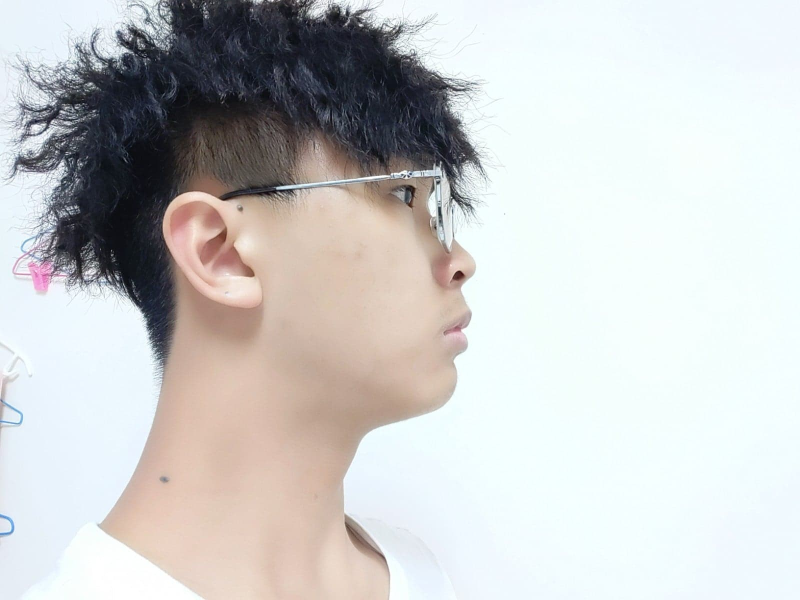
#> input picture por2.jpg, 1600 x 1200 px (shown at 1/2 size)
$ python geometry_analysis.py
#> lines starting #> are read from the running program, lines starting #| are printed output that depends on the picture; after the words box and inside, x2 and y2 are one past the last pixel; in counts of white or black regions, pixels touching at a corner belong together
#> further down, img is the input picture: shape (1200, 1600, 3); mean B, G, R 202.3, 202.9, 202.6
from traceback import print_tb
import cv2 as cv
import numpy as np

class ShapeAnalysis:
    def __init__(self):
        self.shapes = {'triangle': 0, 'rectangle': 0, 'polygons': 0, 'circles': 0}

    # [160 lines left out: functions analysis, draw_text_info, find_nose, find_portrait, not called in this run]


def draw_line(img):

    img = cv.resize(img, (640,480), interpolation=cv.INTER_AREA)
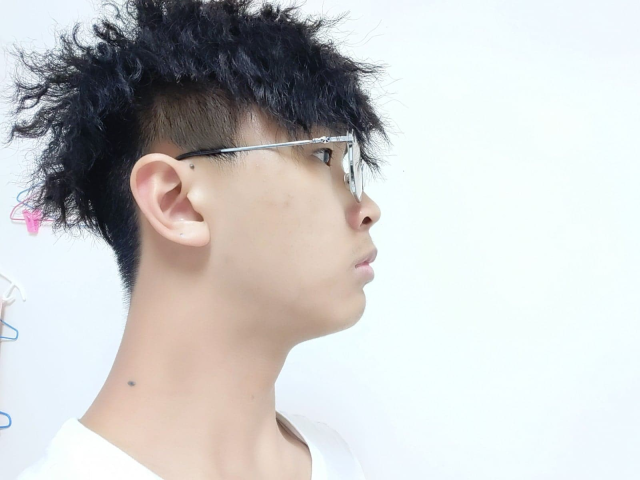
#> img: shape (480, 640, 3); mean of channels 0, 1, 2 202.3, 202.9, 202.6; drawn as B, G, R
    cv.line(img, (200, 220), (370, 220), (0, 0, 255), 5)
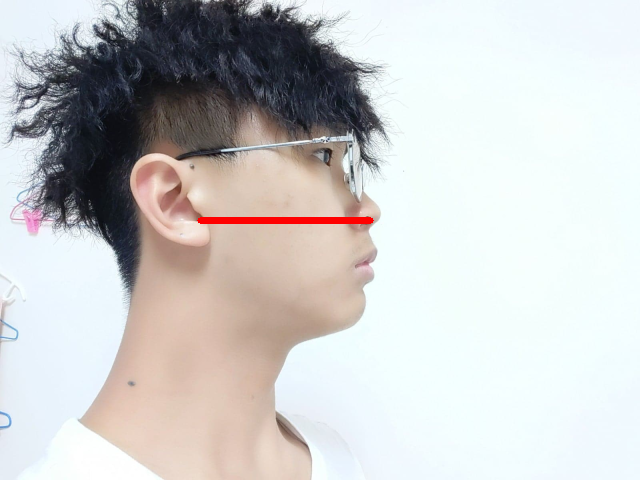
#> img: shape (480, 640, 3); 0.4% of pixels changed, all inside (x1, y1, x2, y2) = (197, 217, 374, 224); drawn as B, G, R
    cv.imshow('lineimg',img)
    cv.waitKey(0)

if __name__ == "__main__":
    # img = cv.imread("geo.jpg")
    # img = cv.imread("img1.jpg")
    img = cv.imread("por2.jpg")
    # find_portrait(img)
    draw_line(img)
    # ld = ShapeAnalysis()
    # ld.analysis(img)
    key = cv.waitKey(0) & 0xFF
#> (key q is pressed here)
    if key == ord('q'):
        cv.destroyAllWindows()

$ run again, with geo.jpg copied over por2.jpg
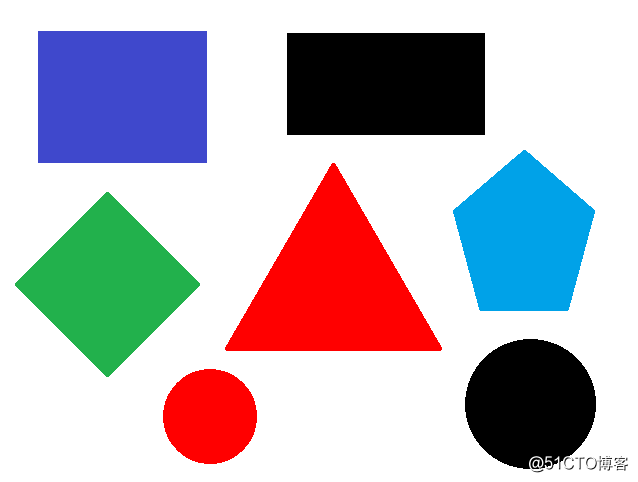
#> input picture geo.jpg, 638 x 482 px
#> img is the input picture: shape (482, 638, 3); mean B, G, R 188.8, 181.3, 187.4
#> in draw_line, `cv.line(img, (200, 220), (370, 220), (0, 0, 255), 5)`:
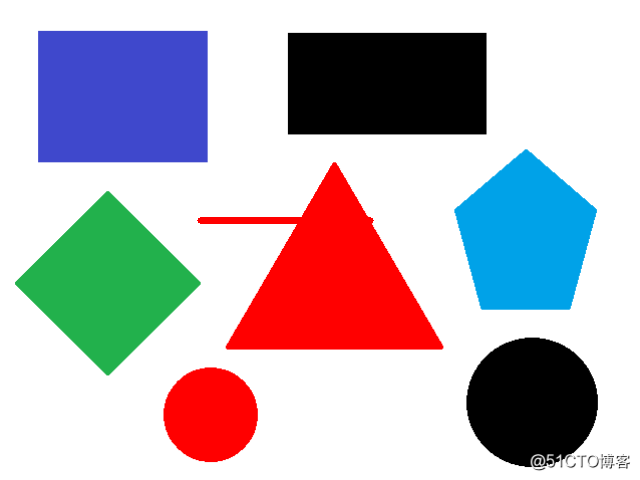
#> img: shape (480, 640, 3); mean of channels 0, 1, 2 188.2, 180.7, 187.4; drawn as B, G, R

$ run again, with img1.jpg copied over por2.jpg
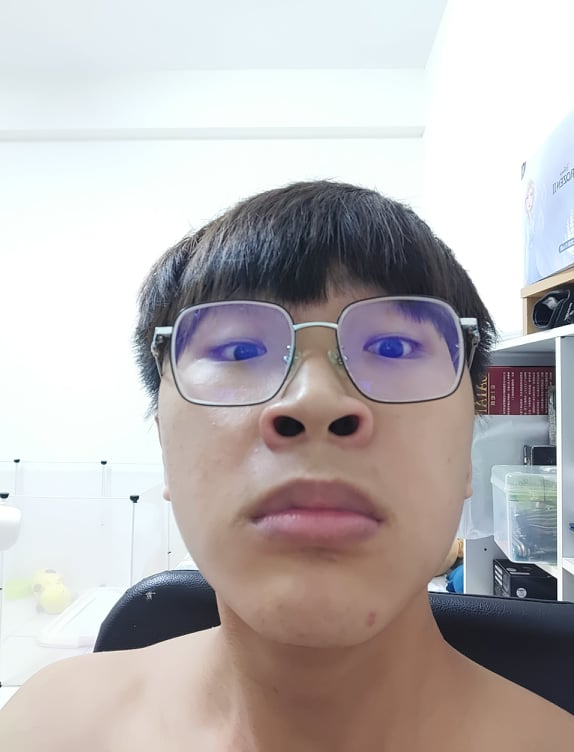
#> input picture img1.jpg, 574 x 752 px
#> img is the input picture: shape (752, 574, 3); mean B, G, R 181.6, 181.2, 186.2
#> in draw_line, `img = cv.resize(img, (640,480), interpolation=cv.INTER_AREA)`:
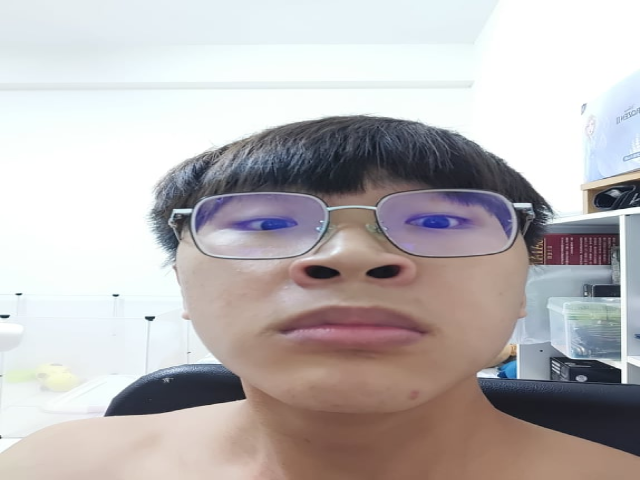
#> img: shape (480, 640, 3); mean of channels 0, 1, 2 181.5, 181.1, 186.2; drawn as B, G, R
#> in draw_line, `cv.line(img, (200, 220), (370, 220), (0, 0, 255), 5)`:
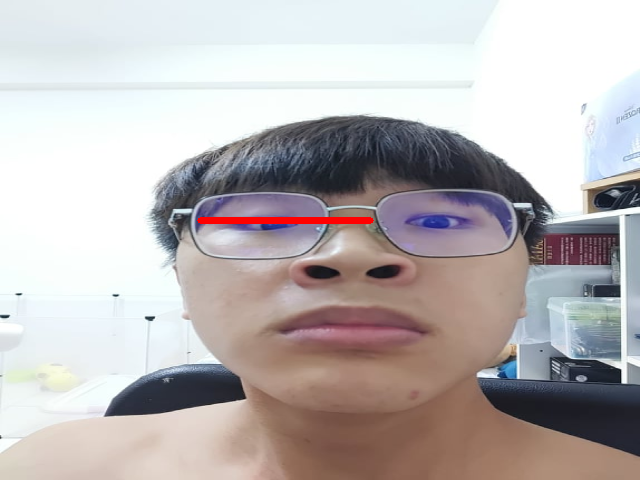
#> img: shape (480, 640, 3); 0.4% of pixels changed, all inside (x1, y1, x2, y2) = (197, 217, 374, 224); drawn as B, G, R

$ run again, with por1.jpg copied over por2.jpg
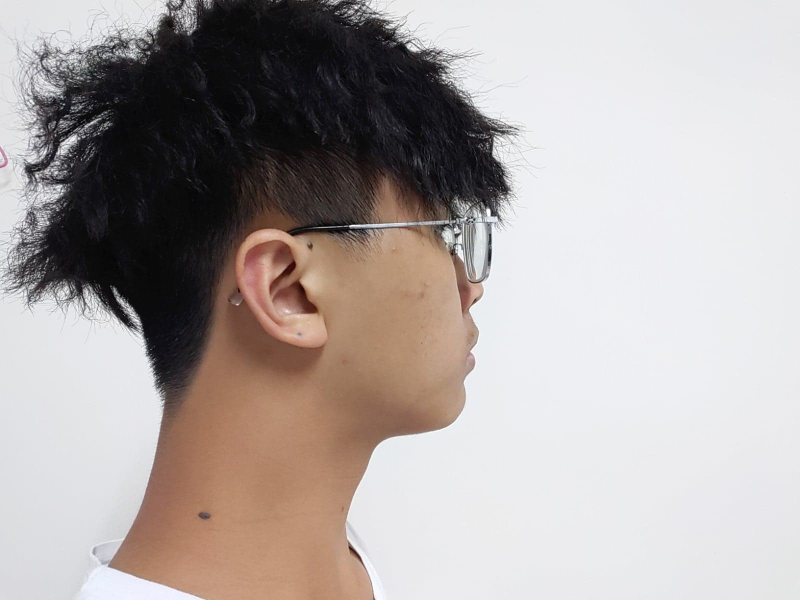
#> input picture por1.jpg, 1600 x 1200 px (shown at 1/2 size)
#> img is the input picture: shape (1200, 1600, 3); mean B, G, R 164.8, 167.1, 174.9
#> in draw_line, `img = cv.resize(img, (640,480), interpolation=cv.INTER_AREA)`:
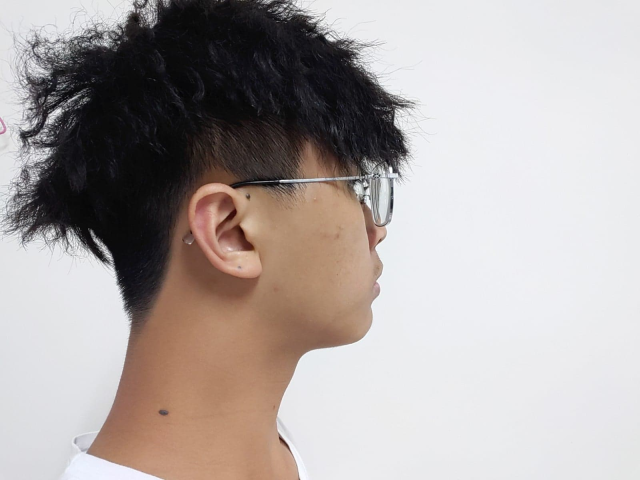
#> img: shape (480, 640, 3); mean of channels 0, 1, 2 164.8, 167.1, 174.9; drawn as B, G, R
#> in draw_line, `cv.line(img, (200, 220), (370, 220), (0, 0, 255), 5)`:
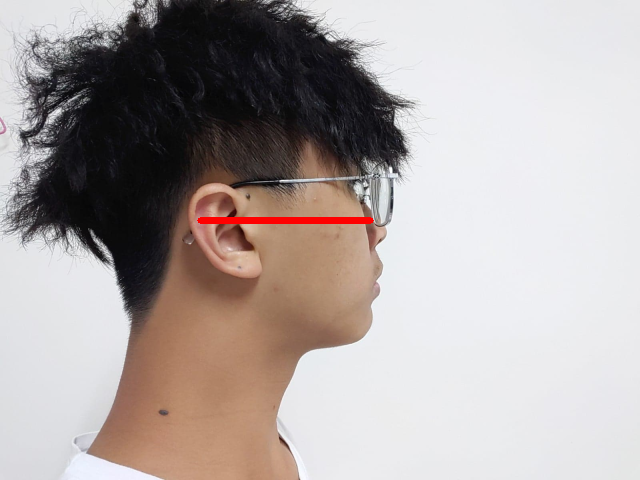
#> img: shape (480, 640, 3); 0.4% of pixels changed, all inside (x1, y1, x2, y2) = (197, 217, 374, 224); drawn as B, G, R
